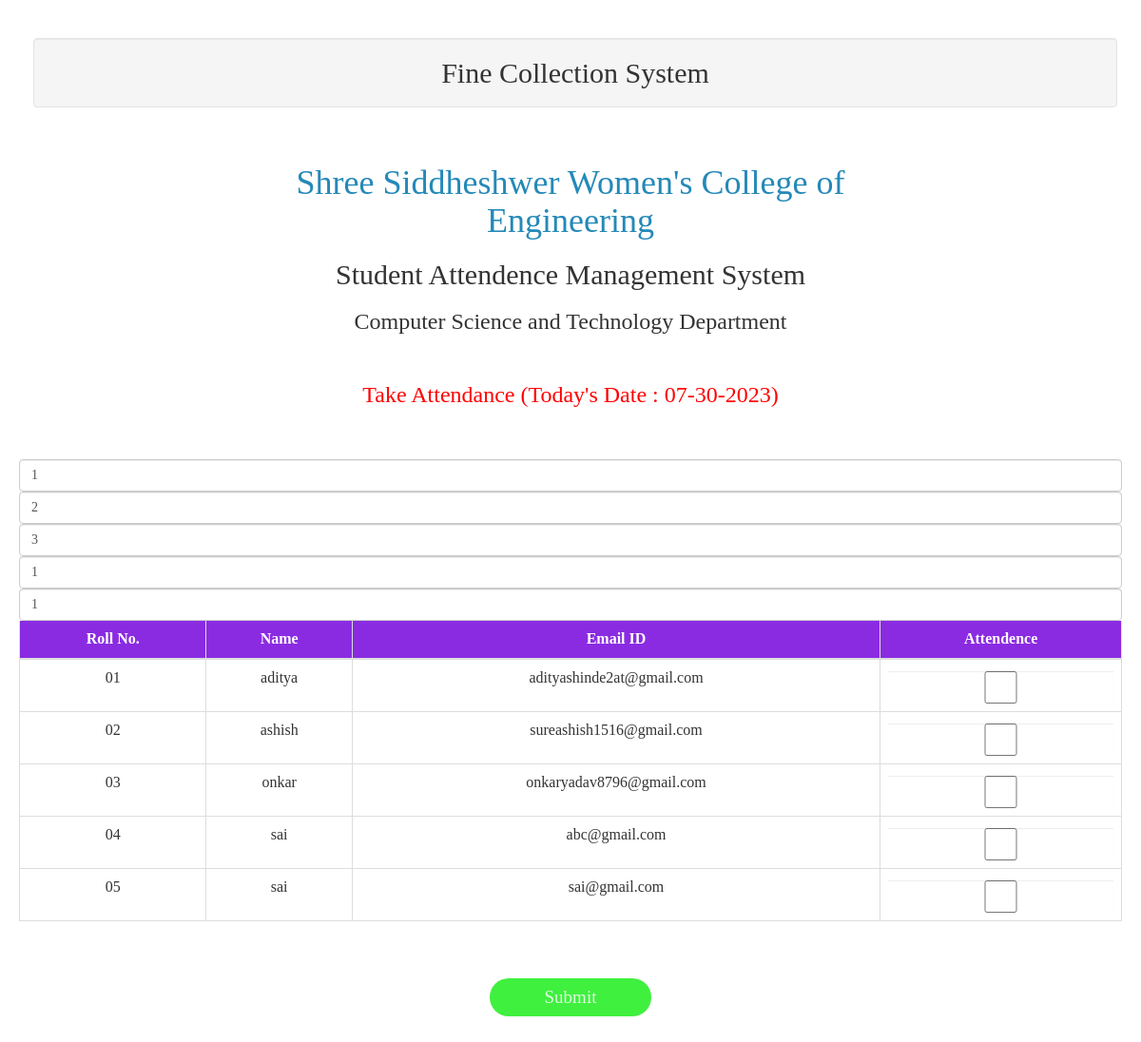
The page /attendence.php on the database its author committed.
### tables this page shows
CREATE TABLE `student` (
  `id` int(12) NOT NULL,
  `name` varchar(255) NOT NULL,
  `email` varchar(255) NOT NULL,
  `roll_no` varchar(255) NOT NULL,
  `dept_id` varchar(255) NOT NULL,
  `date_created` date NOT NULL DEFAULT current_timestamp()
);

### attendence.php (the view, shortened to what this page needs)
<?php
include("header.php");
?>
<!DOCTYPE html>
<html lang="en">
<head>
    <link rel="stylesheet" href="Attendence.css" />
<body>
    <br>
    <center>
        <h1 class="heading">Shree Siddheshwer Women's College of <br>Engineering</h1>
    </center>
    <center>
        <h2>Student Attendence Management System</h2>
    </center>
    <center>
        <h3>Computer Science and Technology Department</h3>
    </center><br>
    <center><label class="ed1">
            <h3 style="color:red;">Take Attendance (Today's Date :
                <?php echo $todaysDate = date("m-d-Y"); ?>)</h1>
    </center><br><br>
    <form action="" method="post">
        <table class="table">
            <thead>
                <th name="rollno">Roll No.</th>
                <th name="sname">Name</th>
                <th name="email">Email ID</th>
                <th name="present" class="att">Attendence</th>
            </thead>
            <tbody>
                <?php
$conn = mysqli_connect('localhost', 'root', '', 'attendance');                $sql = "select * from student";
                $student = mysqli_query($conn, $sql);
                while ($fetch = mysqli_fetch_array($student)) {
                    ?>
                    <tr>
                        <td name="rollno">
                            <?php echo $fetch['roll_no'] ?>
                        </td>
                        <td name="sname">
                            <?php echo $fetch['name'] ?>
                        </td>
                        <td name="email">
                            <?php echo $fetch['email'] ?>
                        </td>
                        <td><input name='check[]' type='checkbox' value="<?php echo $fetch['roll_no']; ?>"
                                class='form-control'></td>
                        <input name='dept' type='number' value="<?php echo $fetch['dept_id']; ?>" class='form-control'
                            hidden>
                    </tr>
                <?php } ?>
            </tbody>
        </table>
        <center><br><br><button class="sub" name="submit" value="Save Data" onclick="savedata.php">Submit</button>
        </center>
    </form>
</body>
</html>

### header.php (shortened to what this page needs)
<html>
    <head>
<link rel="stylesheet" href="https://maxcdn.bootstrapcdn.com/bootstrap/3.4.1/css/bootstrap.min.css">
<div class="container">
    <h2><div class="well text-center">Fine Collection System</div></h2>
</div>

### Attendence.css (style rules this page uses)
body { margin: 0; padding: 20px; font-family: 'Times New Roman', Times, serif; }
* { box-sizing: border-box; }
.ed1 { font-size: 20px; }
.heading { color: rgb(36, 137, 184); }
.table { width: 100%; border-collapse: collapse; }
.table td,.table th { padding: 12px 15px; border: 1px solid #ddd; text-align: center; font-size: 16px; }
.table th { background-color: blueviolet; color: #ffffff; }
.sub { background-color: rgb(63, 240, 63); border: none; width: 170px; height: 40px; border-radius: 20px; color: rgba(255, 255, 255, 0.836); font-size: 19px; transition: all 0.2s ease; }

### rows shown on the page
student: roll_no "01", name "aditya", email "adityashinde2at@gmail.com", dept "1"
student: roll_no "02", name "ashish", email "sureashish1516@gmail.com", dept "2"
student: roll_no "03", name "onkar", email "onkaryadav8796@gmail.com", dept "3"
student: roll_no "04", name "sai", email "abc@gmail.com", dept "1"
student: roll_no "05", name "sai", email "sai@gmail.com", dept "1"
